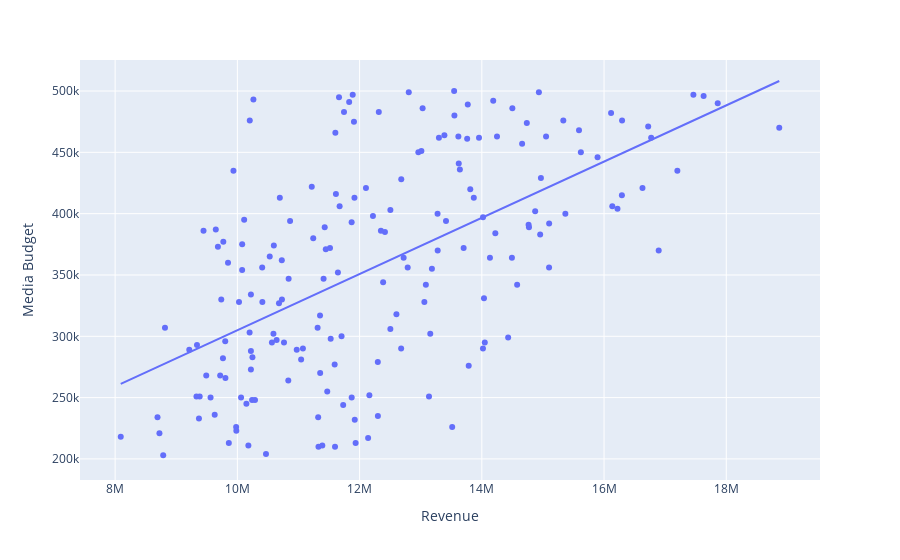

The notebook cell saved with this chart:
### Code cell
fig_3 = px.scatter(raw_data, x='Revenue', y='Media Budget', trendline="ols")
fig_3.show()

#graph indicates a positive relationship between media budget and revenue

### Figure 1 — Plotly figure (JSON) as saved in the notebook; plotly's stock layout.template omitted (floating-point values rounded to 4 significant figures; data arrays with more than 128 entries replaced by an {"elided": "..."} marker saying what was removed)
{"data": [{"hovertemplate": "Revenue=%{x}<br>Media Budget=%{y}<extra></extra>", "legendgroup": "", "marker": {"color": "#636efa", "symbol": "circle"}, "mode": "markers", "name": "", "orientation": "v", "showlegend": false, "type": "scatter", "x": {"elided": "180 int values"}, "xaxis": "x", "y": {"elided": "180 int values"}, "yaxis": "y"}, {"hovertemplate": "<b>OLS trendline</b><br>Media Budget = 0.0229169 * Revenue + 75810.1<br>R<sup>2</sup>=0.339506<br><br>Revenue=%{x}<br>Media Budget=%{y} <b>(trend)</b><extra></extra>", "legendgroup": "", "marker": {"color": "#636efa", "symbol": "circle"}, "mode": "lines", "name": "", "showlegend": false, "type": "scatter", "x": {"elided": "180 int values"}, "xaxis": "x", "y": {"elided": "180 float values"}, "yaxis": "y"}], "layout": {"legend": {"tracegroupgap": 0}, "margin": {"t": 60}, "xaxis": {"anchor": "y", "domain": [0, 1], "title": {"text": "Revenue"}}, "yaxis": {"anchor": "x", "domain": [0, 1], "title": {"text": "Media Budget"}}}}
